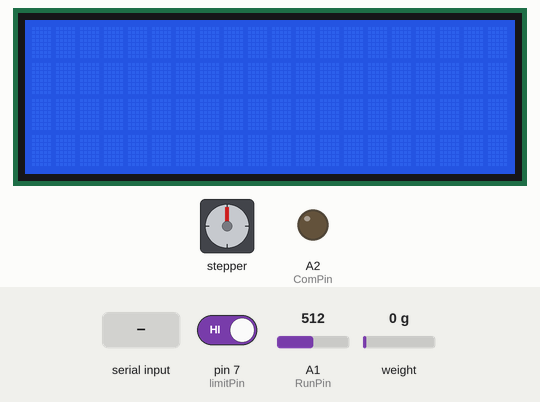
This sketch was run on a simulated Arduino Uno, built with avr-gcc and run on an emulated ATmega328P. Parts: 20×4 character LCD, stepper motor, output pins drawn as LEDs (lit = HIGH). The test bench sets the inputs (shaded band); at power-on: weight on the scale 0 g, A1 (RunPin) = 512, pin 7 (limitPin) HIGH. Stepper angles assume 200 steps per turn.

Above: at 2.2 s.
2.3 s: "90,45\n" received over Serial
At 4.56 s:
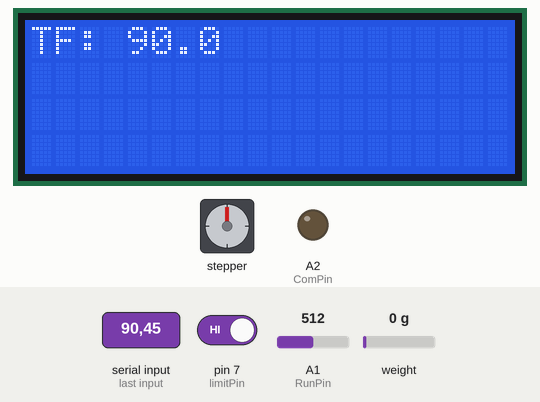
5.3 s: weight on the scale set to 4900 g
At 6.77 s:
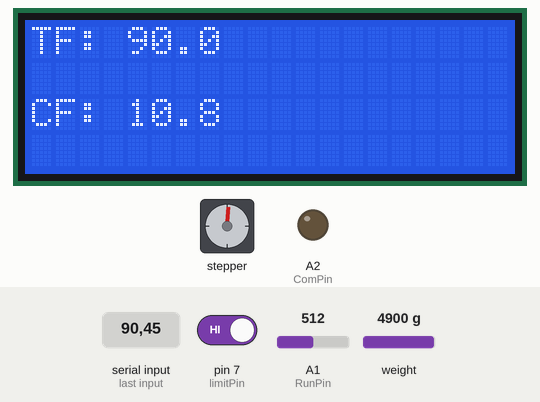
8.0 s: A1 (RunPin) set to 240
At 9.32 s:
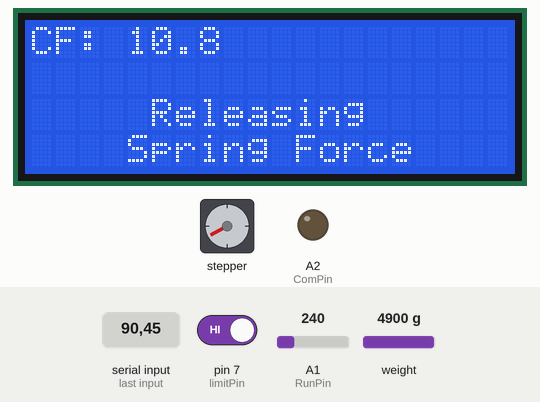
11.0 s: weight on the scale set to 100 g
At 12.49 s:
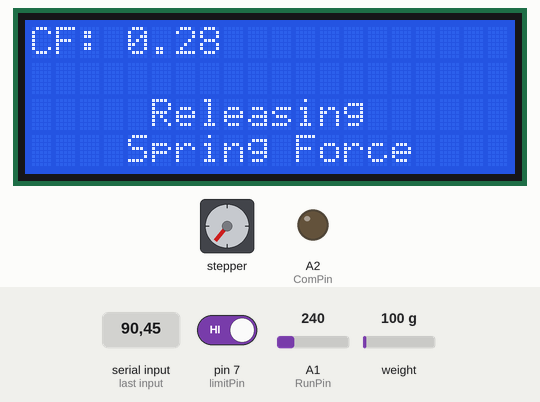
13.4 s: weight on the scale set to 1250 g
At 15.88 s:
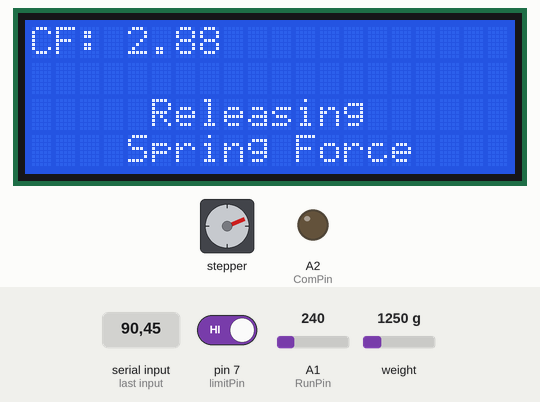
Timing chart, 0 to 20.4 s (numbered marks = the images above; inputs shaded):
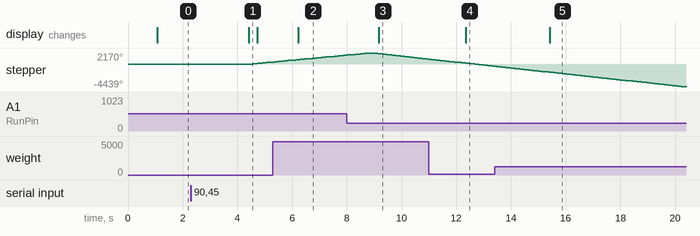

The sketch:

Station4_Compression_Fixture_StepperMotor.ino
```cpp
#include <Wire.h>

#include <Stepper.h>

#include <HX711.h>

#define DT 4
#define SCK 5

HX711 scale;
//float calibration_factor = 19690.822265;       // 25 lbs setpoint
float calibration_factor = 20425.675781;       // 75 lbs setpoint
//float calibration_factor = 20554.382812;       // 125 lbs setpoint

//#include "Adafruit_LiquidCrystal.h"
//Adafruit_LiquidCrystal lcd(0x20);

#include <LiquidCrystal_I2C.h>
LiquidCrystal_I2C lcd(0x27,20,4);

const int RunPin = A1;
const int ComPin = A2;

const int limitPin = 7;

bool homingComplete = false;

const int stepsPerRevolution = 200;

Stepper myStepper(stepsPerRevolution, 8, 9, 10, 11);

int x;
float c, w;
float targetForce;
String receivedString;


void setup() {

  scale.begin(DT, SCK);
  scale.set_scale(calibration_factor);

  //scale.set_offset(-16839);                     // 25 lbs setpoint
  scale.set_offset(-16871);                     // 75 lbs setpoint
  //scale.set_offset(-16584);                     // 125 lbs setpoint
  scale.tare();

  myStepper.setSpeed(100);

  pinMode(RunPin, INPUT);
  pinMode(ComPin, OUTPUT);

  pinMode(limitPin, INPUT_PULLUP);

  //lcd.begin(20, 4);
  //lcd.setBacklight(HIGH);

  lcd.backlight();
  lcd.init();

  Serial.begin(115200);

}

void loop() {

  Serial.available();

  if (Serial.available()){
    receivedString = Serial.readString();
    targetForce = receivedString.toFloat();
    c = scale.get_units();
    scale.tare();
    lcd.setCursor(0,0);
    lcd.print("TF: ");
    lcd.setCursor(4,0);
    lcd.print(targetForce, 1);

    x = analogRead(RunPin);

    while (x > 250){

      begin();
    }
  }
}

void begin(){

    x = analogRead(RunPin);

    c = scale.get_units();
    w = (c * 2.20462);
    lcd.setCursor(0,2);
    lcd.print("CF: ");
    lcd.setCursor(4,2);
    lcd.print(w,1);

    if (w < targetForce){
      myStepper.step(stepsPerRevolution);
      lcd.setCursor(0,2);
      lcd.print("CF: ");
      lcd.setCursor(4,2);
      lcd.print(w,1);
    }
    if (w > targetForce){
      myStepper.step(-1);
      lcd.setCursor(0,2);
      lcd.print("CF: ");
      lcd.setCursor(4,2);
      lcd.print(w,1);
    }
    if (w < targetForce + 0.2){
      myStepper.step(1);
      lcd.setCursor(0,2);
      lcd.print("CF: ");
      lcd.setCursor(4,2);
      lcd.print(w,1);
    }
    while (x < 250 && w > 0){
      homing();
    }
 }

void homing() {

  c = scale.get_units();
  w = (c * 2.20462);
  lcd.setCursor(0,0);
  lcd.print("CF: ");
  lcd.setCursor(4,0);
  lcd.print(w,1);
  lcd.setCursor(0,2);
  lcd.print("      ");
  lcd.setCursor(5,2);
  lcd.print("Releasing");
  lcd.setCursor(15,2);
  lcd.print("    ");
  lcd.setCursor(4,3);
  lcd.print("Spring Force");

  while (digitalRead(limitPin) == HIGH) {
    myStepper.step(-1000);
    c = scale.get_units();
    w = (c * 2.20462);
    lcd.setCursor(0,0);
    lcd.print("CF: ");
    lcd.setCursor(4,0);
    lcd.print(w,1);
    lcd.setCursor(0,2);
  }

  homingComplete = true;

  analogWrite(ComPin, 255);
  lcd.clear();
  lcd.setCursor(3,0);
  lcd.print("Test Completed");
  lcd.setCursor(1,2);
  lcd.print("Press Reset Button");


  //delay(5000);
  //lcd.clear();
  abort();

}
```

Measured:
- after the input at 2.3 s, stepper: turns 394° clockwise in 0.77 s, starting after 2.2 s; the display: changes after 2.1 s (image 1)
- after the input at 5.3 s, the display: changes after 0.92 s (image 2)
- after the input at 8.0 s, the display: changes after 1.2 s (image 3)
- after the input at 11.0 s, the display: changes after 1.3 s (image 4)
- after the input at 13.4 s, the display: changes after 2.0 s (image 5)
